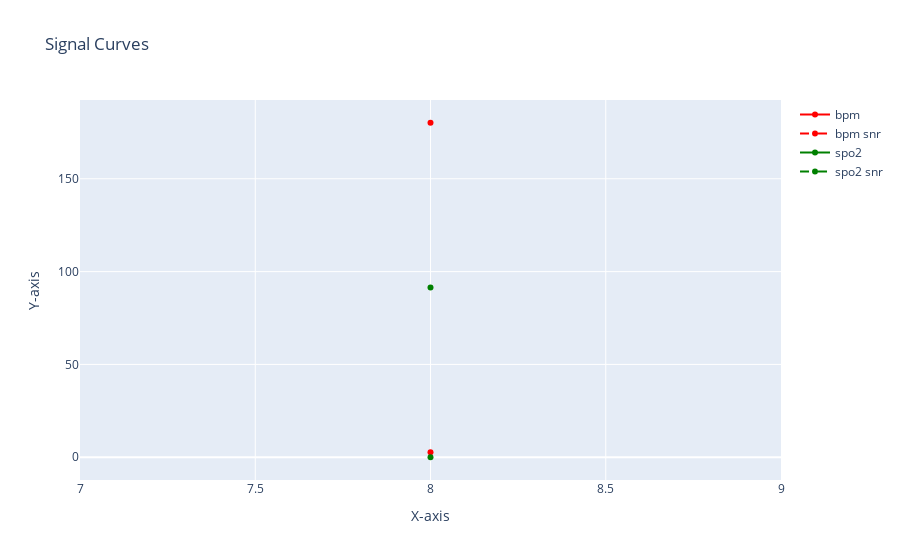

Notebook source saved alongside this figure:
### Code cell
plot_physics(results)

### Figure 1 — Plotly figure (JSON) as saved in the notebook; plotly's stock layout.template omitted (floating-point values rounded to 4 significant figures)
{"data": [{"line": {"color": "red"}, "mode": "lines+markers", "name": "bpm", "type": "scatter", "x": [8], "y": [180.2]}, {"line": {"color": "red", "dash": "dash"}, "mode": "lines+markers", "name": "bpm snr", "type": "scatter", "x": [8], "y": [2.641]}, {"line": {"color": "green"}, "mode": "lines+markers", "name": "spo2", "type": "scatter", "x": [8], "y": [91.5]}, {"line": {"color": "green", "dash": "dash"}, "mode": "lines+markers", "name": "spo2 snr", "type": "scatter", "x": [8], "y": [0]}, {"line": {"color": "blue"}, "mode": "lines+markers", "name": "respirat", "type": "scatter", "x": [], "y": []}, {"line": {"color": "blue", "dash": "dash"}, "mode": "lines+markers", "name": "respirat snr", "type": "scatter", "x": [], "y": []}], "layout": {"title": {"text": "Signal Curves"}, "xaxis": {"title": {"text": "X-axis"}}, "yaxis": {"title": {"text": "Y-axis"}}}}
